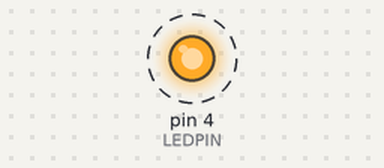
The sketch below on a simulated Arduino Uno, built with avr-gcc and run on an emulated ATmega328P. Shown: output pins drawn as LEDs (lit = HIGH). Dashed ring = blinking.

Above: at 0.05 s.
Timing chart, 0 to 3.0 s (numbered marks = the images above):
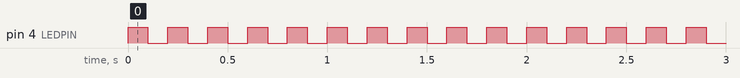

Measured:
- by itself, pin 4 (LEDPIN): alternates HIGH for 0.10 s and LOW for 0.10 s

The sketch:

sketch_mar19a.ino
```cpp
#define LEDPIN 4

void setup() {
  // put your setup code here, to run once:
  pinMode(LEDPIN, OUTPUT);
}

void loop() {
  // put your main code here, to run repeatedly:
  digitalWrite(LEDPIN, HIGH);
  delay(100);
  digitalWrite(LEDPIN ,LOW);
  delay(100);
}
```
